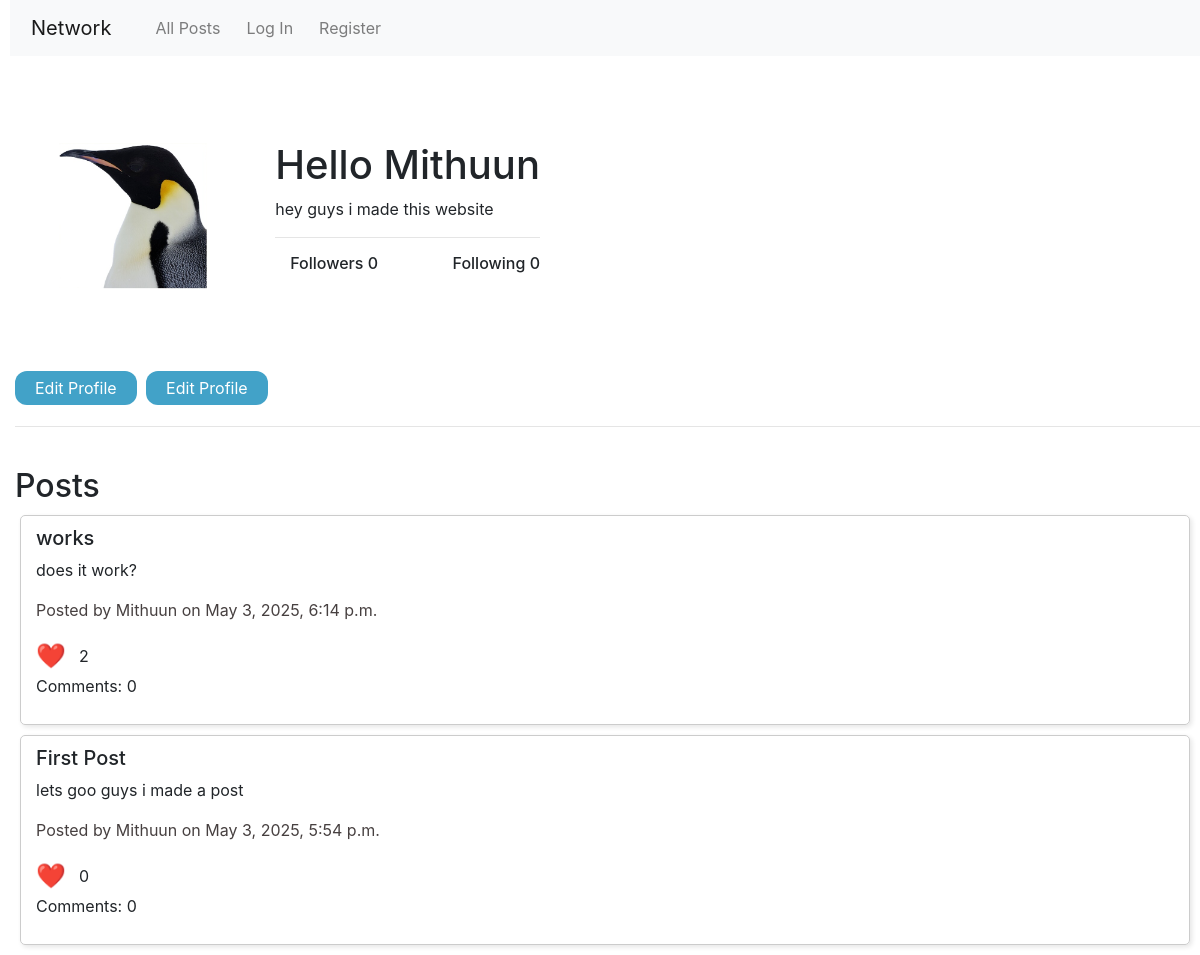
The app's page /profile/Mithuun, older data.
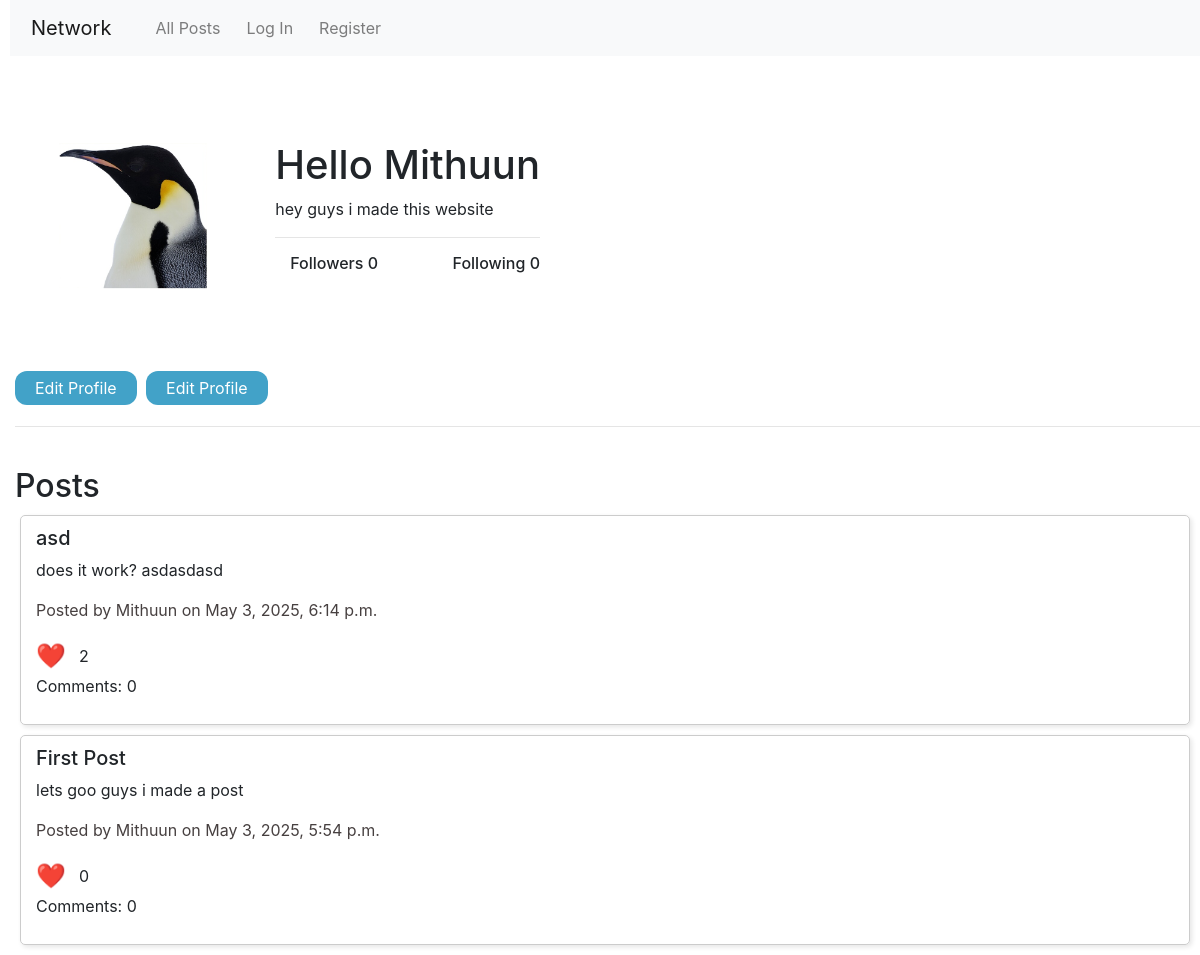
The same page, newer data.
### network/models.py (models this page shows, shortened)
class User(AbstractUser):
    bio = models.TextField(max_length=30, blank=True, null=True)
    profile_picture = models.ImageField(upload_to='profile_pictures/', default='profile_pictures/penguin.png', blank=True)

class Post(models.Model):
    user = models.ForeignKey(User, on_delete=models.CASCADE, related_name="posts")
    title = models.CharField(max_length=30, default="Untitled")
    content = models.TextField(max_length=280)
    timestamp = models.DateTimeField(auto_now_add=True)
    likes = models.ManyToManyField(User, related_name="liked_posts", blank=True)

### network/views.py (the view)
# urls.py: path("profile/<str:username>", views.profile, name="profile"),
def profile(request, username):
    try:
        profile_user = User.objects.get(username=username)
    except User.DoesNotExist:
        return HttpResponse("User not found", status=404)
    followerCount = Follow.objects.filter(following=profile_user).count()
    followingCount = Follow.objects.filter(follower=profile_user).count()
    return render(request, "network/profile.html", {
        "userName": profile_user.username,
        "bio": profile_user.bio,
        "posts": Post.objects.filter(user=profile_user).order_by("-timestamp"),
        "pfp": profile_user.profile_picture,
        "followerCount": followerCount,
        "followingCount": followingCount
    })

### network/templates/network/profile.html (shortened to what this page needs)
{% extends "network/layout.html" %}
{% load static %}
{% block body %}
    <div style="display: flex; align-items: center; gap: 20px;">
        <div>
            {% if pfp %}
                <img src="{{ pfp.url }}" alt="Profile Picture" style="width: 300; height: 300px;">
            {% else %}
                <p>No profile picture available.</p>
            {% endif %}
        </div>
        <div>
            <h1>Hello {{ userName|capfirst }}</h1>
            <p>{{bio}}</p>
            <hr>
            <div style="display: flex; justify-content: space-between; gap: 20px;">
                <div>
                    <h6><a>Followers {{ followerCount }}</a></h6>
                </div>
                <div>
                    <h6><a>Following {{ followingCount }}</a></h6>
                </div>
            </div>
        </div>
    </div>
    {% if user.is_authenticated %}
        <a href="{% url 'editProfile' userName %}">
            <button>Edit Profile</button>
        </a>
    {% else %}
        <a href="">
            <button>Edit Profile</button>
        </a>
        <a href="">
            <button>Edit Profile</button>
        </a>
    {% endif %}
    <hr>
    <br>
    <h2>Posts</h2>
    {% for post in posts %}
        <div class="post">
            <h5 id="postTitle-{{ post.id }}">{{ post.title }}</h5>
            <p id="postContent-{{ post.id }}">{{ post.content }}</p>
            <p id="postInfo-{{ post.id }}" style="color: rgb(71, 64, 64);">Posted by {{ post.user.username }} on {{ post.timestamp }}</p>
            <p style="display: flex; align-items: center; margin: 0;">
                <button class="likeButton" data-id="{{ post.id }}" id="likeButton-{{ post.id }}">
                    <span style="font-size: 24px; margin-right: 8px; vertical-align: middle;">❤️</span>
                </button>
                <span style="line-height: 30px;" id="likeCount-{{ post.id }}">{{ post.likes.count }}</span>
            </p>
            <p id="comments-{{ post.id }}">Comments: {{ post.comments.count }}</p>
        </div>
    {% endfor %}
{% endblock %}

### network/templates/network/layout.html (shortened to what this page needs)
{% load static %}
<!DOCTYPE html>
<html lang="en">
    <head>
        <link rel="stylesheet" href="https://stackpath.bootstrapcdn.com/bootstrap/4.4.1/css/bootstrap.min.css">
        <link href="{% static 'network/styles.css' %}" rel="stylesheet">
    </head>
    <body>
        <nav class="navbar navbar-expand-lg navbar-light bg-light">
            <a class="navbar-brand" href="#">Network</a>
            <div>
              <ul class="navbar-nav mr-auto">
                <li class="nav-item">
                  <a class="nav-link" href="{% url 'index' %}">All Posts</a>
                </li>
                {% if user.is_authenticated %}
                    <li class="nav-item">
                        <a class="nav-link" href="#">Following</a>
                    </li>
                    <li class="nav-item">
                        <a class="nav-link" href="{% url 'logout' %}">Log Out</a>
                    </li>
                    <li class="nav-item">
                        <a class="nav-link" href="{% url 'newPost' %}">New Post</a>
                    </li>
                {% else %}
                    <li class="nav-item">
                        <a class="nav-link" href="{% url 'login' %}">Log In</a>
                    </li>
                    <li class="nav-item">
                        <a class="nav-link" href="{% url 'register' %}">Register</a>
                    </li>
                {% endif %}
              </ul>
            </div>
          </nav>
        <div class="body">
            {% block body %}
            {% endblock %}
        </div>
    </body>
</html>

### network/static/network/styles.css (style rules this page uses)
* { margin-left: 5px; }
button { margin: 5px 0; }
img { margin: 10px 0 0 0; }
.post { border: 1px solid #ccc; padding: 10px; margin: 10px; border-radius: 5px; box-shadow: 2px 2px 5px rgba(0, 0, 0, 0.1); }
button { background-color: #42a2c8; color: white; border: none; border-radius: 12px; padding: 5px 20px; font-size: 16px; cursor: pointer; transition: background-color 0.3s ease; }
.likeButton, .editButton, saveButton { all: unset; outline: none; }

Row changes from the older to the newer data that the page shows:
changed Post: title "works" → "asd"; content "does it work?" → "does it work? asdasdasd"
